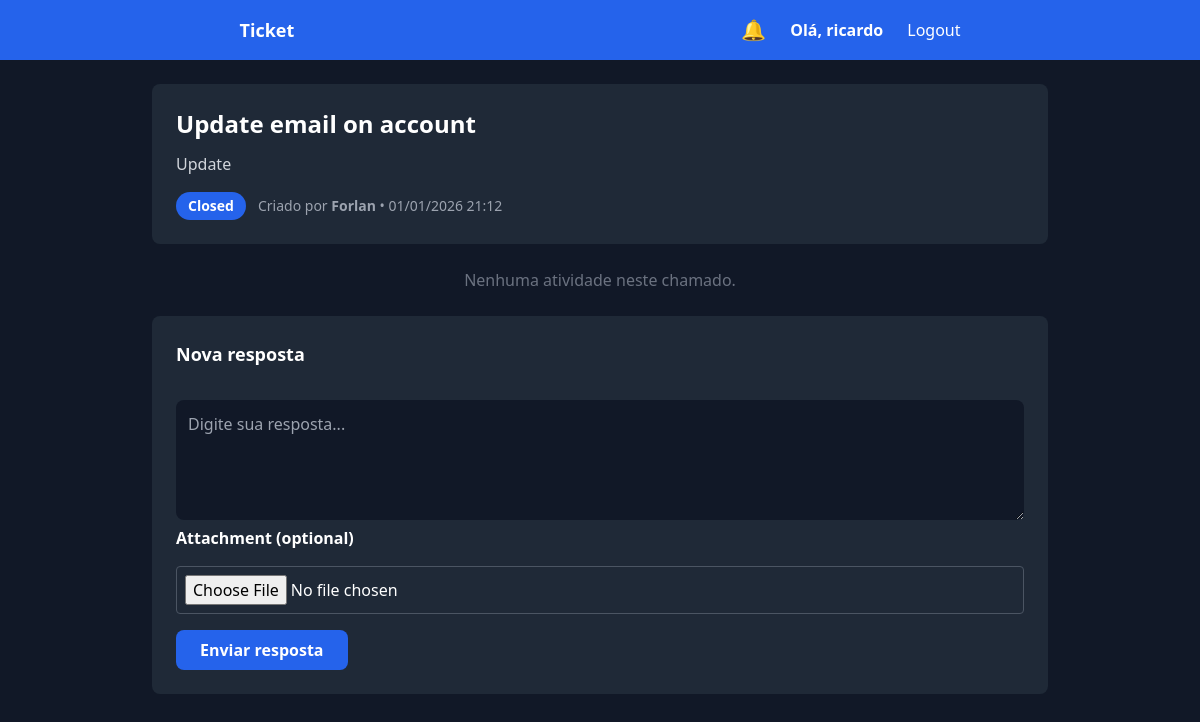
The page /chamados/chamado/37/ (signed in) on the database its author committed.
### chamados/models.py (models this page shows, shortened)
class Chamado(models.Model):
    STATUS_CHOICES = (
        ('aberto', 'Open'),
        ('andamento', 'In progress'),
        ('fechado', 'Closed'),
    )
    titulo = models.CharField(max_length=100)
    descricao = models.TextField()
    status = models.CharField(
        max_length=20,
        choices=STATUS_CHOICES,
        default='aberto'
    )
    criado_por = models.ForeignKey(
        User,
        on_delete=models.CASCADE,
        related_name='chamados'
    )
    criado_em = models.DateTimeField(auto_now_add=True)
    anexo = models.FileField(
        upload_to='chamados_anexos/',
        null=True,
        blank=True
    )

### chamados/views.py (the view)
# urls.py: path('chamado/<int:id>/', views.detalhe_chamado, name='detalhe_chamado'),  # /chamados/chamado/<id>/
@login_required
def detalhe_chamado(request, id):
    chamado = get_object_or_404(Chamado, id=id)
    if not request.user.is_staff and chamado.criado_por != request.user:
        return render(request, 'chamados/403.html', status=403)
    pode_responder = not (
        chamado.status == 'fechado' and not request.user.is_staff
    )
    for h in chamado.historicos.exclude(lido_por=request.user):
        h.lido_por.add(request.user)
    for r in chamado.respostas.exclude(lido_por=request.user):
        r.lido_por.add(request.user)
    Notificacao.objects.filter(
        usuario=request.user,
        chamado=chamado,
        lida=False
    ).update(lida=True)
    if request.method == 'POST':
        if not pode_responder:
            messages.error(request, 'This ticket is closed and cannot be replied.')
            return redirect('detalhe_chamado', id=chamado.id)
        form = RespostaChamadoForm(request.POST)
        if form.is_valid():
            resposta = form.save(commit=False)
            resposta.chamado = chamado
            resposta.autor = request.user
            resposta.save()
            if chamado.criado_por != request.user:
                Notificacao.objects.create(
                    usuario=chamado.criado_por,
                    chamado=chamado,
                    mensagem=f'New reply in ticket "{chamado.titulo}"',
                    status=chamado.status
                )
            return redirect('detalhe_chamado', id=chamado.id)
    else:
        form = RespostaChamadoForm()
    return render(request, 'chamados/detalhe_chamado.html', {
        'chamado': chamado,
        'form': form,
        'timeline': montar_timeline(chamado),
        'pode_responder': pode_responder
    })

### chamados/forms.py
class RespostaChamadoForm(forms.ModelForm):
    class Meta:
        model = RespostaChamado
        fields = ['mensagem']

### chamados/context_processors.py (called while the page is built)
def notificacoes_nao_lidas(request):
    if request.user.is_authenticated:
        return {
            'notificacoes_nao_lidas': request.user.notificacoes.filter(lida=False),
            'total_notificacoes': request.user.notificacoes.filter(lida=False).count()
        }
    return {}

def notificacoes_usuario(request):
    if request.user.is_authenticated:
        notificacoes = request.user.notificacoes.order_by('-criada_em')[:5]
        nao_lidas = request.user.notificacoes.filter(lida=False).count()
    else:
        notificacoes = []
        nao_lidas = 0
    return {
        'notificacoes': notificacoes,
        'notificacoes_nao_lidas': nao_lidas
    }

### chamados/views.py (called while the page is built, shortened)
def montar_timeline(chamado):
    eventos = []
    eventos.sort(key=lambda x: x['data'])
    return eventos

### chamados/templates/chamados/detalhe_chamado.html (shortened to what this page needs)
{% extends 'base.html' %}
{% block content %}
{% if request.user.is_staff or chamado.criado_por == request.user %}
<div class="max-w-4xl mx-auto space-y-6 px-2 sm:px-0">
  <div class="bg-gray-800 rounded-lg p-5 sm:p-6">
    <h2 class="text-xl sm:text-2xl font-bold text-white">
      {{ chamado.titulo }}
    </h2>
    <p class="text-gray-300 mt-3 text-sm sm:text-base leading-relaxed">
      {{ chamado.descricao }}
    </p>
    <div class="mt-4 flex flex-col sm:flex-row sm:items-center gap-3 text-sm">
      <span class="px-3 py-1 rounded-full bg-blue-600 text-white font-semibold w-fit">
        {{ chamado.get_status_display }}
      </span>
      <span class="text-gray-400">
        Criado por <b>{{ chamado.criado_por.username }}</b> •
        {{ chamado.criado_em|date:'d/m/Y H:i' }}
      </span>
    </div>
  </div>
  <div class="space-y-6">
    {% for item in timeline %}
      <div class="flex gap-3 sm:gap-4" {% if forloop.last %}id="ultimo-item"{% endif %}>
        <div class="flex flex-col items-center">
          <div class="w-3 h-3 rounded-full
            {% if item.tipo == 'status' %}bg-yellow-500{% endif %}
            {% if item.tipo == 'resposta' %}bg-blue-500{% endif %}
          "></div>
          {% if not forloop.last %}
            <div class="flex-1 w-px bg-gray-700"></div>
          {% endif %}
        </div>
        <div class="flex-1 rounded-lg p-4 shadow-md
          {% if request.user not in item.obj.lido_por.all and item.tipo == 'status' %}
            bg-yellow-900 border border-yellow-500
          {% elif request.user not in item.obj.lido_por.all and item.tipo == 'resposta' %}
            bg-blue-900 border border-blue-500
          {% else %}
            bg-gray-800
          {% endif %}
        ">
          <div class="flex flex-col sm:flex-row sm:justify-between sm:items-center gap-2">
            <span class="text-white font-semibold text-sm sm:text-base">
              {{ item.usuario.username }}
              {% if request.user not in item.obj.lido_por.all %}
                <span class="ml-2 text-xs px-2 py-0.5 rounded
                             bg-red-600 text-white font-bold animate-pulse">
                  NÃO LIDO
                </span>
              {% endif %}
              {% if item.usuario.is_staff %}
                <span class="ml-2 text-xs px-2 py-0.5 rounded
                             bg-purple-600 text-white">
                  Admin
                </span>
              {% endif %}
            </span>
            <span class="text-xs text-gray-400">
              {{ item.data|date:'d/m/Y H:i' }}
            </span>
          </div>
          {% if item.tipo == 'status' %}
            <p class="text-yellow-400 text-sm mt-3 font-semibold">
              Status alterado
            </p>
            <div class="mt-2 text-gray-300 flex flex-wrap items-center gap-2 text-sm">
              <span class="line-through text-red-400">
                {{ item.status_anterior }}
              </span>
              <span class="text-gray-400">→</span>
              <span class="text-green-400 font-bold">
                {{ item.novo_status }}
              </span>
            </div>
          {% elif item.tipo == 'resposta' %}
            <p class="text-blue-400 text-sm mt-3 font-semibold">
              Resposta
            </p>
            <p class="text-gray-300 mt-2 whitespace-pre-line leading-relaxed text-sm sm:text-base">
              {{ item.mensagem }}
            </p>
          {% endif %}
        </div>
      </div>
    {% empty %}
      <p class="text-center text-gray-500">
        Nenhuma atividade neste chamado.
      </p>
    {% endfor %}
  </div>
  <div class="bg-gray-800 rounded-lg p-5 sm:p-6">
    <h3 class="text-lg font-semibold text-white mb-4">
      Nova resposta
    </h3>
    {% if not pode_responder %}
      <div class="bg-red-900 border border-red-600 text-red-200
                  px-4 py-3 rounded text-sm font-semibold">
        🔒 This call is closed. You can no longer reply.
      </div>
    {% else %}
      <form method="post" class="space-y-4" enctype="multipart/form-data">
        <textarea
          name="mensagem"
          rows="4"
          required
          class="w-full p-3 rounded-lg bg-gray-900 text-white
                 focus:outline-none focus:ring-2 focus:ring-blue-500 text-sm sm:text-base"
          placeholder="Digite sua resposta..."
        ></textarea>
        <label for="anexo" class="text-white font-semibold">Attachment (optional)</label>
        <input
          type="file"
          name="anexo"
          id="anexo"
          class="w-full border border-gray-600 p-2 rounded bg-gray-800 text-white"
        />
        <button
          type="submit"
          class="w-full sm:w-auto bg-blue-600 hover:bg-blue-700 px-6 py-2
                 rounded-lg text-white font-semibold transition"
        >
          Enviar resposta
        </button>
      </form>
    {% endif %}
  </div>
</div>
{% else %}
<div class="max-w-xl mx-auto bg-red-900 border border-red-600
            text-red-200 px-6 py-5 rounded-lg text-center font-semibold">
   You do not have permission to view this ticket.
</div>
{% endif %}
{% endblock %}

### chamados/templates/base.html (shortened to what this page needs)
{% load static %}
<!DOCTYPE html>
<html lang="pt-BR" class="dark">
<head>
  <script src="https://cdn.tailwindcss.com"></script>
</head>
<body class="bg-gray-900 min-h-screen flex flex-col">
<nav class="bg-blue-600 dark:bg-blue-900 text-white px-4 py-4 flex items-center justify-around">
  <h1 class="font-bold text-lg">
    <a href="/">Ticket</a>
  </h1>
  <div class="hidden md:flex items-center gap-6">
    <div class="relative">
      <button id="notifBtn" class="relative text-xl focus:outline-none">
        🔔
      </button>
    </div>
    <div class="relative group">
      <span class="cursor-pointer font-semibold">
        Olá, {{ request.user.username }}
      </span>
    </div>
    <form method="post" action="{% url 'logout' %}">
      <button class="hover:underline">Logout</button>
    </form>
  </div>
</nav>
<main class="p-4 md:p-6 flex-1">
  {% block content %}{% endblock %}
</main>
</body>
</html>

### rows shown on the page
Chamado: titulo "Update email on account", descricao "Update", status "Closed", criado_por.username "Forlan", criado_em "01/01/2026 21:12"

### other values the page prints
{{ request.user.username }} "ricardo"
